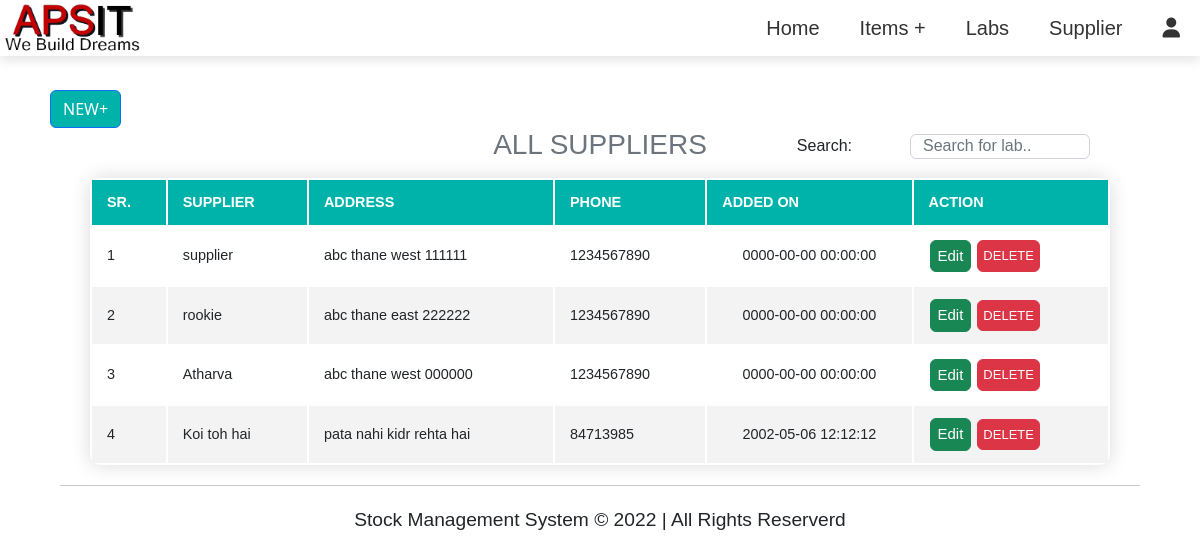
Screenshot of /supplier.php with the database file from the repository.
### tables this page shows
CREATE TABLE `supplier` (
  `supplier_id` int(11) NOT NULL,
  `supplier_name` varchar(200) NOT NULL,
  `supplier_add` varchar(200) NOT NULL,
  `supplier_phone` int(11) NOT NULL,
  `added_on` datetime NOT NULL DEFAULT '0000-00-00 00:00:00' ON UPDATE current_timestamp()
);

### supplier.php (the view, shortened to what this page needs)
<?php
require_once 'db_connect.php';
require_once 'include/header.php'
?>
<button type="button" class="btn btn-primary" data-bs-toggle="modal" data-bs-target="#addSupplierModal"
    style=" margin-left: 50px; background-color: #00b3aa;">NEW&plus;</button>
<h3 class="text-muted text-center" style="margin-bottom: 10px;">ALL SUPPLIERS</h3>
<div class="mb-3">
    <input type="text" class="form-control supplier-search" id="search" onkeyup="tableSearch()"
        placeholder="Search for lab.." style="width: 15%; height: 25px; float: right; margin: -38px 110px 5px 3px;">
    <label class="form-label search-label" style="float: right; margin: -38px 348px 5px 1px;">Search: </label>
</div>
<table class="content-table" id="tableData" style="border-collapse: separate;">
    <thead>
        <tr>
            <th>SR.</th>
            <th>SUPPLIER</th>
            <th>ADDRESS</th>
            <th>PHONE</th>
            <th>ADDED ON</th>
            <th>ACTION</th>
        </tr>
    </thead>
    <tbody>
        <?php
        $sql1 = "SELECT * FROM `supplier`";
        $sql_run1 = mysqli_query($conn, $sql1);
        $i = 1;
        if (mysqli_num_rows($sql_run1) > 0) {
            foreach ($sql_run1 as $supplier) {
        ?>
        <tr>
            <td><?= $i ?></td>
            <td><?= $supplier['supplier_name'] ?></td>
            <td><?= $supplier['supplier_add'] ?></td>
            <td><?= $supplier['supplier_phone'] ?></td>
            <td style="padding: 8px; text-align: center;"><?= $supplier['added_on'] ?></td>
            <td>
                <button type="button" class="btn btn-success" data-bs-toggle="modal"
                    data-bs-target="#editSupplierModal<?php echo $supplier['supplier_id']; ?>"
                    style=" margin: 0px 1px; padding: 4px 7px; font-size: 15px;">Edit</button>
                <button type="button" class="btn btn-danger" data-bs-toggle="modal"
                    data-bs-target="#deleteSupplierModal<?php echo $supplier['supplier_id']; ?>"
                    style=" margin: 1px; padding: 5px; font-size: 13px;">DELETE</button>
            </td>
        </tr>
        <?php
                $i++;
            }
        }
        ?>
    </tbody>
</table>
<?php
include 'include/footer.php';
?>
</body>
</html>

### css/style.css (style rules this page uses)
* { margin: 0; padding: 0; box-sizing: border-box; font-family: sans-serif; text-decoration: none; }
body { min-height: 100vh; background-size: cover; background-position: center; }
.content-table { margin-bottom: 20px; width: 85%; border-radius: 10px; margin-left: auto; margin-right: auto; font-size: 0.9em; min-width: 400px; box-shadow: 0 0 20px rgba(0, 0, 0, 0.15); }
.content-table thead tr { background-color: #00b3aa; color: #ffffff; text-align: left; font-weight: bold; }
.content-table th, .content-table td { padding: 12px 15px; }
.content-table tbody tr { border-bottom: 1px solid #dddddd; }
.content-table tbody tr:nth-of-type(even) { background-color: #f3f3f3; }
.content-table tbody tr:last-of-type { border-bottom: 2px solid #00b3aa; }

### rows the page displays
supplier: supplier_name "supplier", supplier_add "abc thane west 111111", supplier_phone "1234567890", added_on "0000-00-00 00:00:00"
supplier: supplier_name "rookie", supplier_add "abc thane east 222222", supplier_phone "1234567890", added_on "0000-00-00 00:00:00"
supplier: supplier_name "Atharva", supplier_add "abc thane west 000000", supplier_phone "1234567890", added_on "0000-00-00 00:00:00"
supplier: supplier_name "Koi toh hai", supplier_add "pata nahi kidr rehta hai", supplier_phone "84713985", added_on "2002-05-06 12:12:12"
